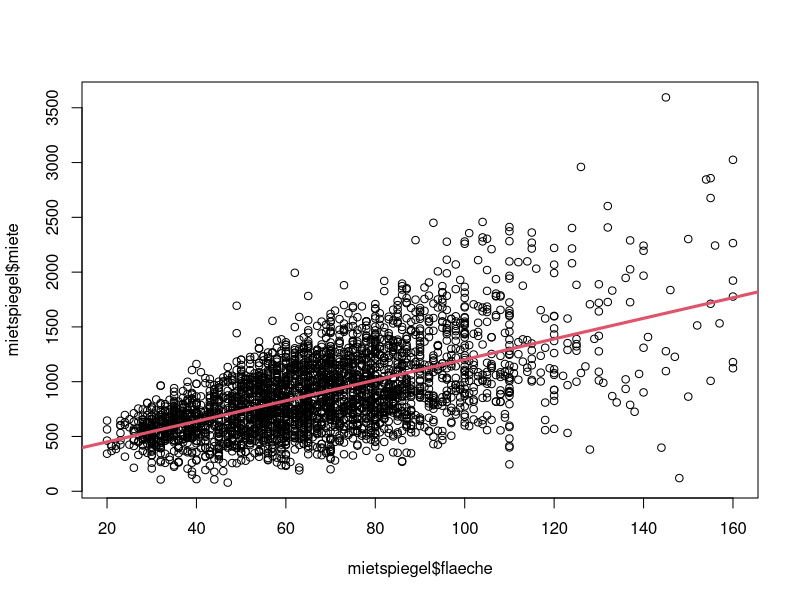

Source code (R): (Note: this script raises an error after producing the figure.)
library(readr)
mietspiegel = read.csv("mietspiegel99.csv", sep=",")
mietspiegel[mietspiegel$flaeche==100, "miete"]

#Statitisches Modell 
# EW[miete]; = beta_o + beta_1*flaeche;
# EW[y]; = beta_o + beta_1*x;

#Stochastischer Teil
# miete ~N(mue_i,sigma^2) unabhaengig
# beta_dach = (beta_dach_0,beta_dach_1)^T beta_dacht = (X^T X)^-1*X^T*y
# Designmatrix X = (1 flaeche_1, 1 flaeche_2, ..., 1 flaeche_3032)
X = cbind(1, mietspiegel$flaeche)
X[1:5,]

y = mietspiegel$miete

beta.hat = solve(t(X) %*% X) %*% t(X) %*% y

plot(mietspiegel$flaeche, mietspiegel$miete)
abline(beta.hat, lwd=3, col=2)

#R Funktion fuer das selbe
# lm(formula, data)
# formular = y ~ 1 + x
# y = Zielgroesse
# 1 = konstanter Term
# data = datensatz

miete.lm1 = lm(miete~1+flaeche, mietspiegel)

# Solve ist schneller
system.time(for (i in 1:1000) solve(t(X) %*% X) %*% t(X) %*% y)
system.time(for (i in 1:1000) lm(miete~1+flaeche, mietspiegel))

# Residuen

e = y - x %*% beta.hat
e1 = residuals(miete.lm1)

cbind(e,e1)

# Darstellung der Residuen
# y-Achse Residuen
# x-Achse:  1, beobachtete Miete
plot(mietspiegel$miete, e)

#           2, flaeche
plot(mietspiegel$flaeche, e)

#           3, vorhergesaget Miete
plot(predict(miete.lm1), e)


